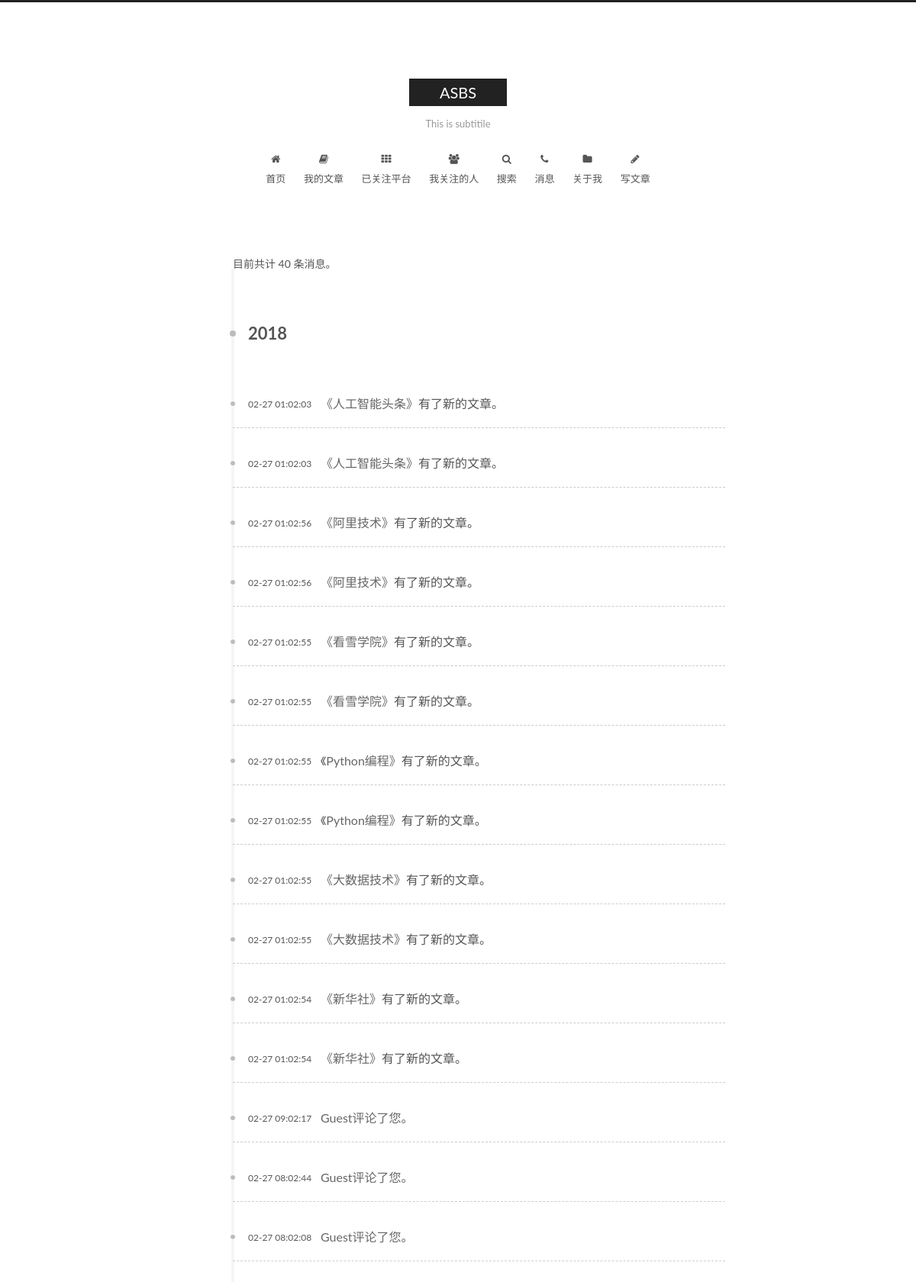
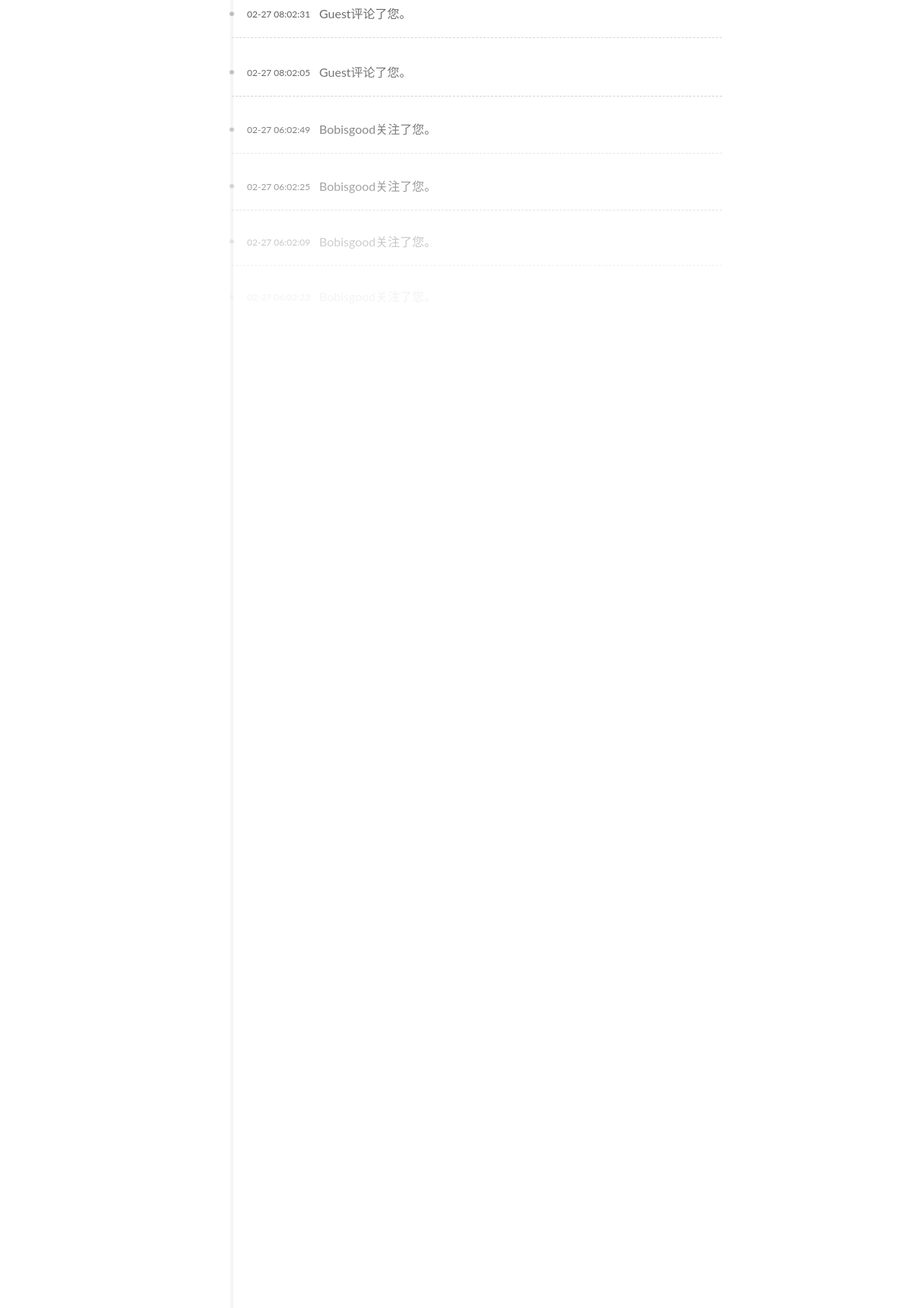
Screenshot of /my_messages.php (signed in, upper part) with the database file from the repository (2 pictures, top to bottom).
### tables this page shows
CREATE TABLE `message` (
  `msg_id` int(11) NOT NULL AUTO_INCREMENT,
  `msg_type_id` int(11) NOT NULL,
  `msg_content` mediumtext NOT NULL,
  `msg_time` datetime DEFAULT NULL,
  `msg_sender` int(11) NOT NULL,
  `msg_receiver` int(11) NOT NULL,
  PRIMARY KEY (`msg_id`),
  KEY `msg_type_id` (`msg_type_id`),
  KEY `msg_receiver` (`msg_receiver`),
  CONSTRAINT `message_ibfk_1` FOREIGN KEY (`msg_type_id`) REFERENCES `msg_type` (`msg_type_id`),
  CONSTRAINT `message_ibfk_3` FOREIGN KEY (`msg_receiver`) REFERENCES `user` (`user_id`)
);

### my_messages.php (the view, shortened to what this page needs)
<?php
include './backend/dbconnect.php';
$user_id=$_SESSION['user_id'];
$sql="select msg_id, msg_content, YEAR(msg_time) as release_year, DATE_FORMAT(msg_time, '%m-%d %h:%m:%s') as release_date, msg_time from message where msg_receiver=". $user_id. " order by msg_time desc";
$result=mysqli_query($conn, $sql);
$msg_array=array();
if(!$result){
    echo "没有消息。";
}
else{
    $msg_num = $result->num_rows;
    for($i=0;$i<$msg_num;$i++){
        $msg_array[$i]=mysqli_fetch_assoc($result);
    }
}
?>
<!DOCTYPE html>
<html class="theme-next muse use-motion">
<head>
    <link href="./frontend/lib/fancybox/source/jquery.fancybox.css?v=2.1.5" rel="stylesheet" type="text/css">
    <link href="./frontend/lib/font-awesome/css/font-awesome.min.css?v=4.6.2" rel="stylesheet" type="text/css">
    <link href="./frontend/css/main.css?v=5.1.3" rel="stylesheet" type="text/css">
</head>
<body>
<div class="container sidebar-position-left page-home">
    <header id="header" class="header" itemscope itertype="http://schema.org/WPHeader">
        <div class="header-inner">
            <div class="site-brand-wrapper">
                <div class="site-meta">
                    <div class="custom-logo-site-title">
                        <a href="./" class="brand" rel="start" style="opacity: 1;">
                            <span class="site-title" style="opacity: 1; top: 0px;">ASBS</span>
                        </a>
                    </div>
                    <p class="site-subtitle" style="opacity: 1; top: 0px;"> This is subtitile</p>
                </div>
            </div>
            <nav class="site-nav">
                <ul id="menu" class="menu">
                    <li class="menu-item menu-item-home" style="opacity: 1; transform: translateY(0px);">
                        <a href="./index.php" rel="section">
                            <i class="menu-item-icon fa fa-fw fa-home"></i>
                            <br>
                            首页
                        </a>
                    </li>
                    <li class="menu-item menu-item-tags  menu-item-active" style="opacity: 1; transform: translateY(0px);">
                        <a href="./my_articles.php?user_id=<?php echo $user_id;?>" rel="section">
                            <i class="menu-item-icon fa fa-fw fa-book"></i>
                            <br>
                            我的文章
                        </a>
                    </li>
                    <li class="menu-item menu-item-platform" style="opacity: 1; transform: translateY(0px);">
                        <a href="./platforms_following.php?user_id=<?php echo $user_id;?>" rel="section">
                            <i class="menu-item-icon fa fa-fw fa-th"></i>
                            <br>
                            已关注平台
                        </a>
                    </li>
                    <li class="menu-item menu-item-following" style="opacity: 1; transform: translateY(0px);">
                        <a href="./people_following.php?user_id=<?php echo $user_id;?>" rel="section">
                            <i class="menu-item-icon fa fa-fw fa-users"></i>
                            <br>
                            我关注的人
                        </a>
                    </li>
                    <li class="menu-item menu-item-search" style="opacity: 1; transform: translateY(0px);">
                        <a href="javascript:;" class="popup-trigger">
                            <i class="menu-item-icon fa fa-fw fa-search"></i>
                            <br>
                            搜索
                        </a>
                    </li>
                    <li class="menu-item menu-item-following" style="opacity: 1; transform: translateY(0px);">
                        <a href="./my_messages.php" rel="section">
                            <i class="menu-item-icon fa fa-fw fa-phone"></i>
                            <br>
                            消息
                        </a>
                    </li>
                    <li class="menu-item menu-item-following" style="opacity: 1; transform: translateY(0px);">
                        <a href="./aboutme.php?user_id=<?php echo $user_id;?>" rel="section">
                            <i class="menu-item-icon fa fa-fw fa-folder"></i>
                            <br>
                            关于我
                        </a>
                    </li>
                    <li class="menu-item menu-item-following" style="opacity: 1; transform: translateY(0px);">
                        <a href="./write_article.php" rel="section">
                            <i class="menu-item-icon fa fa-fw fa-pencil"></i>
                            <br>
                            写文章
                        </a>
                    </li>
                </ul>
            </nav>
        </div>
    </header>
    <main id="main" class="main">
        <div class="main-inner">
            <div class="content-wrap">
                <div id="content" class="content">
                    <div class="post-block archive" style="opacity: 1; display: block;">
                        <div id="posts" class="posts-collapse">
                            <span class="archive-page-counter">
                                目前共计 <?php echo $msg_num;?> 条消息。
                            </span>
                            <?php
                            $year='0';
                            for ($i=0;$i<$msg_num;$i++){
                                $msg=$msg_array[$i];
                                $msg_year=$msg['release_year'];
                                if($year!=$msg_year){
                                    $year=$msg_year;
                                    echo "<div class=\"collection-title\" style=\"opacity: 1; display: block; transform: translateX(0px);\">
                                                <h1 class=\"archive-year\" id=\"archive-year-$year\" style=\"opacity: 1; display: block; transform: translateX(0px);\">$year</h1>
                                            </div>";
                                }
                                echo "<article class=\"post post-type-normal\" itemscope=\"\" itemtype=\"http://schema.org/Article\">
                                        <header class=\"post-header\" style=\"opacity: 1; display: block; transform: translateY(0px);\">
                                            <h2 class=\"post-title\">
                                                <a class=\"post-title-link\" style='margin-left: 55px;' itemprop=\"url\">
                                                    <span itemprop=\"name\">". $msg['msg_content']. "</span>
                                                </a>
                                            </h2>
                                            <div class=\"post-meta\">
                                                <time class=\"post-time\" itemprop=\"dateCreated\" datetime=\"". $msg['release_time']. "+08:00\" content=\"". $msg['release_year']. "-". $msg['release_date']."\">".
                                    $msg['release_date'].
                                    "</time>
                                            </div>
                                        </header>
                                    </article>";
                            }
                            ?>
                        </div>
                    </div>
                </div>
            </div>
        </div>
    </main>
</div>
</body>
</html>

### frontend/css/main.css (style rules this page uses)
html { font-family: sans-serif; -ms-text-size-adjust: 100%; -webkit-text-size-adjust: 100%; }
body { margin: 0; }
article, aside, details, figcaption, figure, footer, header, hgroup, main, menu, nav, section, summary { display: block; }
a { background-color: transparent; }
h1 { font-size: 2em; margin: 0.67em 0; }
body { position: relative; font-family: 'Lato', "PingFang SC", "Microsoft YaHei", sans-serif; font-size: 14px; line-height: 2; color: #555; background: #fff; }
h1, h2, h3, h4, h5, h6 { margin: 0; padding: 0; font-weight: bold; line-height: 1.5; font-family: 'Lato', "PingFang SC", "Microsoft YaHei", sans-serif; }
h2, h3, h4, h5, h6 { margin: 20px 0 15px; }
h1 { font-size: 22px; }
h2 { font-size: 20px; }
p { margin: 0 0 20px 0; }
a { color: #555; text-decoration: none; outline: none; border-bottom: 1px solid #999; word-wrap: break-word; }
html, body { height: 100%; }
.container { position: relative; min-height: 100%; }
.header-inner { margin: 0 auto; padding: 100px 0 70px; width: 700px; }
.main { padding-bottom: 150px; }
.main-inner { margin: 0 auto; width: 700px; }
.header { background: transparent; }
.header-inner { position: relative; }
.site-meta { margin: 0; text-align: center; }
.brand { position: relative; display: inline-block; padding: 0 40px; color: #fff; background: #222; border-bottom: none; }
.site-title { display: inline-block; vertical-align: top; line-height: 36px; font-size: 20px; font-weight: normal; font-family: 'Lato', "PingFang SC", "Microsoft YaHei", sans-serif; }
.site-subtitle { margin-top: 10px; font-size: 13px; color: #999; }
.use-motion .brand { opacity: 0; }
.use-motion .logo, .use-motion .site-title, .use-motion .site-subtitle { opacity: 0; position: relative; top: -10px; }
@media (min-width: 992px) { .site-nav { display: block !important; } }
.menu { margin-top: 20px; padding-left: 0; text-align: center; }
.menu .menu-item { display: inline-block; margin: 0 10px; list-style: none; }
.menu .menu-item a { display: block; font-size: 13px; line-height: inherit; border-bottom: 1px solid transparent; transition-property: border-color; transition-duration: 0.2s; transition-timing-function: ease-in-out; transition-delay: 0s; }
.menu .menu-item .fa { margin-right: 5px; }
.use-motion .menu-item { opacity: 0; }
.use-motion .post-block, .use-motion .pagination, .use-motion .comments { opacity: 0; }
.use-motion .post-header { opacity: 0; }
.use-motion .collection-title { opacity: 0; }
.posts-collapse { position: relative; z-index: 1010; margin-left: 55px; }
.posts-collapse::after { content: " "; position: absolute; top: 20px; left: 0; margin-left: -2px; width: 4px; height: 100%; background: #f5f5f5; z-index: -1; }
.posts-collapse .collection-title { position: relative; margin: 60px 0; }
.posts-collapse .collection-title h1, .posts-collapse .collection-title h2 { margin-left: 20px; }
.posts-collapse .collection-title::before { content: " "; position: absolute; left: 0; top: 50%; margin-left: -4px; margin-top: -4px; width: 8px; height: 8px; background: #bbb; border-radius: 50%; }
.posts-collapse .post { margin: 30px 0; }
.posts-collapse .post-header { position: relative; transition-duration: 0.2s; transition-timing-function: ease-in-out; transition-delay: 0s; transition-property: border; border-bottom: 1px dashed #ccc; }
.posts-collapse .post-header::before { content: " "; position: absolute; left: 0; top: 12px; width: 6px; height: 6px; margin-left: -4px; background: #bbb; border-radius: 50%; border: 1px solid #fff; transition-duration: 0.2s; transition-timing-function: ease-in-out; transition-delay: 0s; transition-property: background; }
.posts-collapse .post-meta { position: absolute; font-size: 12px; left: 20px; top: 5px; }
.posts-collapse .post-title { margin-left: 60px; font-size: 16px; font-weight: normal; line-height: inherit; }
.posts-collapse .post-title::after { margin-left: 3px; opacity: 0.6; }
.posts-collapse .post-title a { color: #666; border-bottom: none; }
.fa { font-family: FontAwesome !important; }
.menu .menu-item .fa { margin-right: 0; }

### rows the page displays
message: year "2018", msg_content "《人工智能头条》 有了新的文章。", release_date "02-27 01:02:03"
message: msg_content "《人工智能头条》 有了新的文章。", release_date "02-27 01:02:03"
message: msg_content "《阿里技术》 有了新的文章。", release_date "02-27 01:02:56"
message: msg_content "《阿里技术》 有了新的文章。", release_date "02-27 01:02:56"
message: msg_content "《看雪学院》 有了新的文章。", release_date "02-27 01:02:55"
message: msg_content "《看雪学院》 有了新的文章。", release_date "02-27 01:02:55"
message: msg_content "《Python编程》 有了新的文章。", release_date "02-27 01:02:55"
message: msg_content "《Python编程》 有了新的文章。", release_date "02-27 01:02:55"
message: msg_content "《大数据技术》 有了新的文章。", release_date "02-27 01:02:55"
message: msg_content "《大数据技术》 有了新的文章。", release_date "02-27 01:02:55"
message: msg_content "《新华社》 有了新的文章。", release_date "02-27 01:02:54"
message: msg_content "《新华社》 有了新的文章。", release_date "02-27 01:02:54"
message: msg_content "Guest评论了您。", release_date "02-27 09:02:17"
message: msg_content "Guest评论了您。", release_date "02-27 08:02:44"
message: msg_content "Guest评论了您。", release_date "02-27 08:02:08"
message: msg_content "Guest评论了您。", release_date "02-27 08:02:31"
message: msg_content "Guest评论了您。", release_date "02-27 08:02:05"
message: msg_content "Bobisgood 关注了您。", release_date "02-27 06:02:49"
message: msg_content "Bobisgood 关注了您。", release_date "02-27 06:02:25"
message: msg_content "Bobisgood 关注了您。", release_date "02-27 06:02:09"

### other values shown
$msg_num "40"
